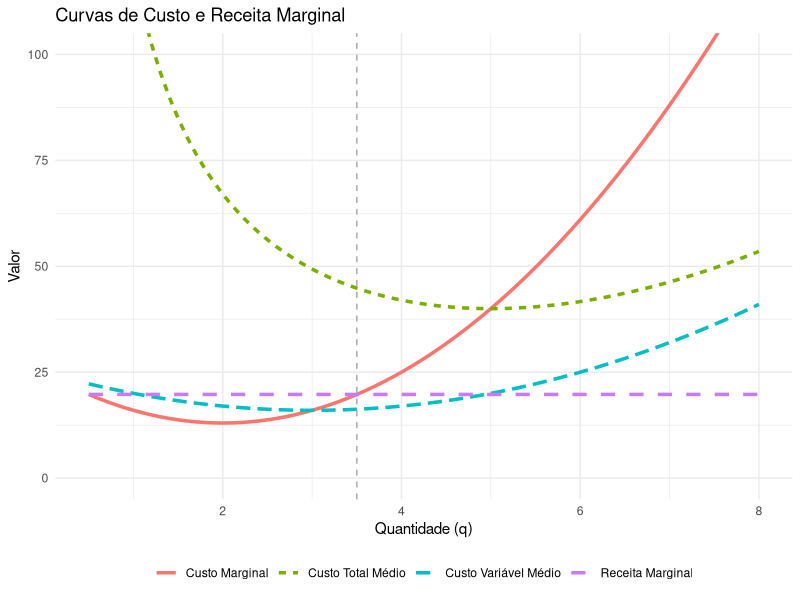
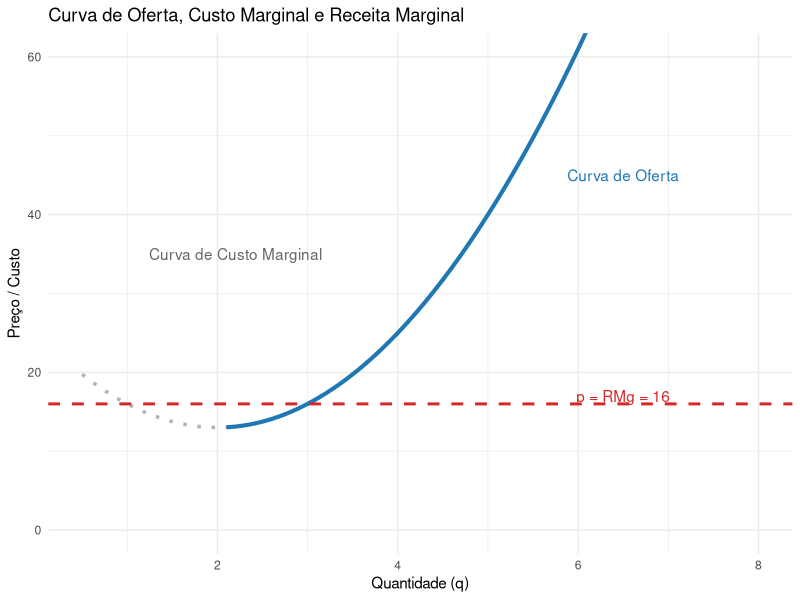

R code for these plots, in order:
## ---- chunk 1
#| message: false
#| warning: false
#| fig-width: 8
#| fig-height: 6

suppressPackageStartupMessages({
  library(ggplot2)
  library(dplyr)
})

# Domínio de produção
q <- seq(0.5, 8, by = 0.1)

# Funções
C <- function(q) q^3 - 6 * q^2 + 25 * q + 100
CV <- function(q) q^3 - 6 * q^2 + 25 * q
CMg <- function(q) 3 * q^2 - 12 * q + 25
CTMe <- function(q) C(q) / q
CVMe <- function(q) CV(q) / q
RMg <- function(q) 19.75  # preço constante

# Data frame longo para ggplot
df <- tibble(
  q = q,
  `Custo Marginal` = CMg(q),
  `Custo Total Médio` = CTMe(q),
  `Custo Variável Médio` = CVMe(q),
  `Receita Marginal` = RMg(q)
) |>
  tidyr::pivot_longer(-q, names_to = "Curva", values_to = "valor")

# Gráfico com todas as curvas
ggplot(df, aes(x = q, y = valor, color = Curva, linetype = Curva)) +
  geom_line(linewidth = 1.2) +
  coord_cartesian(ylim = c(0, 100)) +
  geom_vline(xintercept = 3.5, linetype = "dashed", color = "darkgray") +
  labs(
    title = "Curvas de Custo e Receita Marginal",
    x = "Quantidade (q)",
    y = "Valor"
  ) +
  theme_minimal() +
  theme(
    legend.title = element_blank(),
    legend.position = "bottom"
  )
## ---- chunk 2
#| message: false
#| warning: false
#| fig-width: 8
#| fig-height: 6

suppressPackageStartupMessages({
  library(ggplot2)
  library(dplyr)
  library(Deriv)
})

# Domínio da produção
q <- seq(0.5, 8, by = 0.1)

# Definição da função de custo marginal
CMg <- function(q) 3 * q^2 - 12 * q + 25

# Data frame geral
df <- tibble(
  q = q,
  CMg = CMg(q),
  deriv = 6 * q - 12  # derivada de CMg
) |>
  mutate(
    tipo = ifelse(deriv > 0, "Oferta", "Inviável"),
    RMg = 16 # mínimo do CVMe
  )

# Subconjunto da curva de oferta
df |>
  filter(tipo == "Oferta") ->
  df_oferta

# Gráfico
ggplot(df, aes(x = q)) +
  # Custo marginal total (tracejado)
  geom_line(aes(y = CMg), color = "gray70", linetype = "dotted", linewidth = 1.2) +
  # Ramo crescente (oferta)
  geom_line(data = df_oferta, aes(y = CMg), color = "#1f77b4", linewidth = 1.4) +
  # Receita marginal
  geom_hline(yintercept = 16, color = "#d62728", linetype = "dashed", linewidth = 1) +
  # Anotações
  annotate("text", x = 6.5, y = 17, label = "p = RMg = 16", color = "#d62728") +
  annotate("text", x = 6.5, y = 45, label = "Curva de Oferta", color = "#1f77b4") +
  annotate("text", x = 2.2, y = 35, label = "Curva de Custo Marginal", color = "gray40") +
  labs(
    title = "Curva de Oferta, Custo Marginal e Receita Marginal",
    x = "Quantidade (q)",
    y = "Preço / Custo"
  ) +
  coord_cartesian(ylim = c(0, 60)) +
  theme_minimal()
